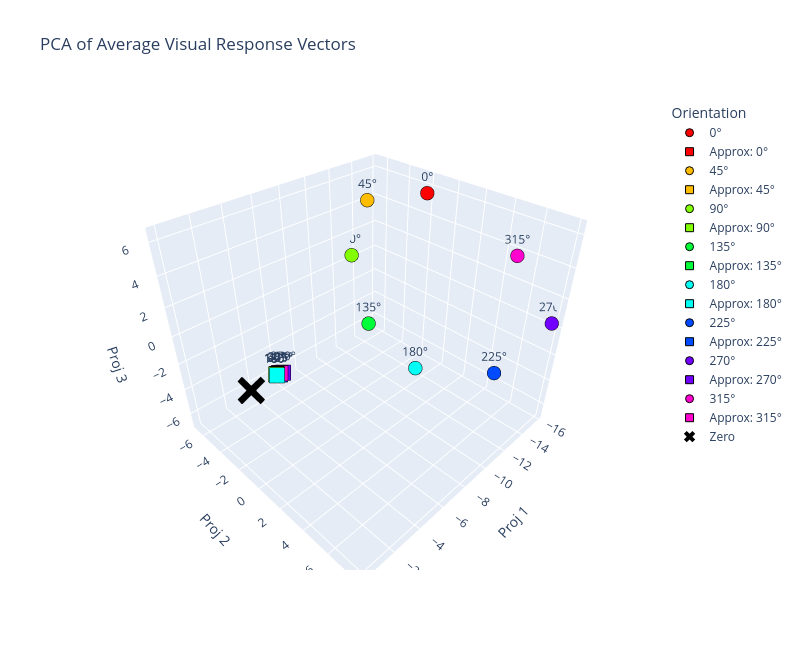

The code cell stored with this chart in its notebook:
### Code cell
import plotly.graph_objects as go

# make this a function that I can call at other places

proj, _ = np.linalg.qr(np.array([avg_vectors.mean(0), pca.components_[0], pca.components_[1]]).T)
avg_proj = avg_vectors.dot(proj)

def rgba_from_mpl(c, alpha=1.0):
    """Convert a matplotlib color tuple (r,g,b,a) to a plotly rgba string."""
    r, g, b, _ = c
    return f"rgba({int(r*255)},{int(g*255)},{int(b*255)},{alpha})"

traces = []
for i, angle in enumerate(orientations_deg):
    color = rgba_from_mpl(ori_colors[angle])
    traces.append(go.Scatter3d(
        x=[avg_proj[i, 0]], y=[avg_proj[i, 1]], z=[avg_proj[i, 2]],
        mode="markers+text",
        marker=dict(size=8, color=color, line=dict(color="black", width=1)),
        text=[f"{angle}°"],
        textposition="top center",
        name=f"{angle}°",
    ))


    traces.append(go.Scatter3d(
        x=[approx_proj[i, 0]], y=[approx_proj[i, 1]], z=[approx_proj[i, 2]],
        mode="markers+text",
        marker=dict(size=8, color=color, symbol="square", line=dict(color="black", width=1)),
        text=[f"{angle}°"],
        textposition="top center",
        name=f"Approx: {angle}°",
    ))

# Origin marker
traces.append(go.Scatter3d(
    x=[0], y=[0], z=[0],
    mode="markers",
    marker=dict(size=10, color="black", symbol="x"),
    name="Zero",
))

fig = go.Figure(data=traces)
fig.update_layout(
    title="PCA of Average Visual Response Vectors",
    scene=dict(
        xaxis_title="Proj 1",
        yaxis_title="Proj 2",
        zaxis_title="Proj 3",
    ),
    legend=dict(title="Orientation"),
    width=800, height=650,
)
fig.show()

### Figure 1 — Plotly figure (JSON) as saved in the notebook; plotly's stock layout.template omitted (floating-point values rounded to 4 significant figures)
{"data": [{"marker": {"color": "rgba(255,0,0,1.0)", "line": {"color": "black", "width": 1}, "size": 8}, "mode": "markers+text", "name": "0°", "text": ["0°"], "textposition": "top center", "type": "scatter3d", "x": [-14.11], "y": [-0.7096], "z": [6.404]}, {"marker": {"color": "rgba(255,0,0,1.0)", "line": {"color": "black", "width": 1}, "size": 8, "symbol": "square"}, "mode": "markers+text", "name": "Approx: 0°", "text": ["0°"], "textposition": "top center", "type": "scatter3d", "x": [-1.782], "y": [-0.0002436], "z": [0.1329]}, {"marker": {"color": "rgba(255,189,0,1.0)", "line": {"color": "black", "width": 1}, "size": 8}, "mode": "markers+text", "name": "45°", "text": ["45°"], "textposition": "top center", "type": "scatter3d", "x": [-13.53], "y": [-5.209], "z": [4.851]}, {"marker": {"color": "rgba(255,189,0,1.0)", "line": {"color": "black", "width": 1}, "size": 8, "symbol": "square"}, "mode": "markers+text", "name": "Approx: 45°", "text": ["45°"], "textposition": "top center", "type": "scatter3d", "x": [-1.665], "y": [-0.04363], "z": [0.1063]}, {"marker": {"color": "rgba(131,255,0,1.0)", "line": {"color": "black", "width": 1}, "size": 8}, "mode": "markers+text", "name": "90°", "text": ["90°"], "textposition": "top center", "type": "scatter3d", "x": [-13.39], "y": [-6.659], "z": [0.3821]}, {"marker": {"color": "rgba(131,255,0,1.0)", "line": {"color": "black", "width": 1}, "size": 8, "symbol": "square"}, "mode": "markers+text", "name": "Approx: 90°", "text": ["90°"], "textposition": "top center", "type": "scatter3d", "x": [-1.63], "y": [-0.0547], "z": [0.08622]}, {"marker": {"color": "rgba(0,255,57,1.0)", "line": {"color": "black", "width": 1}, "size": 8}, "mode": "markers+text", "name": "135°", "text": ["135°"], "textposition": "top center", "type": "scatter3d", "x": [-13.64], "y": [-5.205], "z": [-4.904]}, {"marker": {"color": "rgba(0,255,57,1.0)", "line": {"color": "black", "width": 1}, "size": 8, "symbol": "square"}, "mode": "markers+text", "name": "Approx: 135°", "text": ["135°"], "textposition": "top center", "type": "scatter3d", "x": [-1.655], "y": [-0.02411], "z": [0.07564]}, {"marker": {"color": "rgba(0,255,245,1.0)", "line": {"color": "black", "width": 1}, "size": 8}, "mode": "markers+text", "name": "180°", "text": ["180°"], "textposition": "top center", "type": "scatter3d", "x": [-13.91], "y": [-0.6585], "z": [-6.771]}, {"marker": {"color": "rgba(0,255,245,1.0)", "line": {"color": "black", "width": 1}, "size": 8, "symbol": "square"}, "mode": "markers+text", "name": "Approx: 180°", "text": ["180°"], "textposition": "top center", "type": "scatter3d", "x": [-1.629], "y": [0.003023], "z": [0.05661]}, {"marker": {"color": "rgba(0,75,255,1.0)", "line": {"color": "black", "width": 1}, "size": 8}, "mode": "markers+text", "name": "225°", "text": ["225°"], "textposition": "top center", "type": "scatter3d", "x": [-14.93], "y": [5.148], "z": [-4.484]}, {"marker": {"color": "rgba(0,75,255,1.0)", "line": {"color": "black", "width": 1}, "size": 8, "symbol": "square"}, "mode": "markers+text", "name": "Approx: 225°", "text": ["225°"], "textposition": "top center", "type": "scatter3d", "x": [-1.785], "y": [0.06271], "z": [0.0607]}, {"marker": {"color": "rgba(113,0,255,1.0)", "line": {"color": "black", "width": 1}, "size": 8}, "mode": "markers+text", "name": "270°", "text": ["270°"], "textposition": "top center", "type": "scatter3d", "x": [-15.76], "y": [7.893], "z": [0.356]}, {"marker": {"color": "rgba(113,0,255,1.0)", "line": {"color": "black", "width": 1}, "size": 8, "symbol": "square"}, "mode": "markers+text", "name": "Approx: 270°", "text": ["270°"], "textposition": "top center", "type": "scatter3d", "x": [-1.97], "y": [0.08649], "z": [0.09208]}, {"marker": {"color": "rgba(255,0,207,1.0)", "line": {"color": "black", "width": 1}, "size": 8}, "mode": "markers+text", "name": "315°", "text": ["315°"], "textposition": "top center", "type": "scatter3d", "x": [-14.94], "y": [5.401], "z": [4.167]}, {"marker": {"color": "rgba(255,0,207,1.0)", "line": {"color": "black", "width": 1}, "size": 8, "symbol": "square"}, "mode": "markers+text", "name": "Approx: 315°", "text": ["315°"], "textposition": "top center", "type": "scatter3d", "x": [-1.816], "y": [0.05851], "z": [0.1161]}, {"marker": {"color": "black", "size": 10, "symbol": "x"}, "mode": "markers", "name": "Zero", "type": "scatter3d", "x": [0], "y": [0], "z": [0]}], "layout": {"height": 650, "legend": {"title": {"text": "Orientation"}}, "scene": {"xaxis": {"title": {"text": "Proj 1"}}, "yaxis": {"title": {"text": "Proj 2"}}, "zaxis": {"title": {"text": "Proj 3"}}}, "title": {"text": "PCA of Average Visual Response Vectors"}, "width": 800}}
